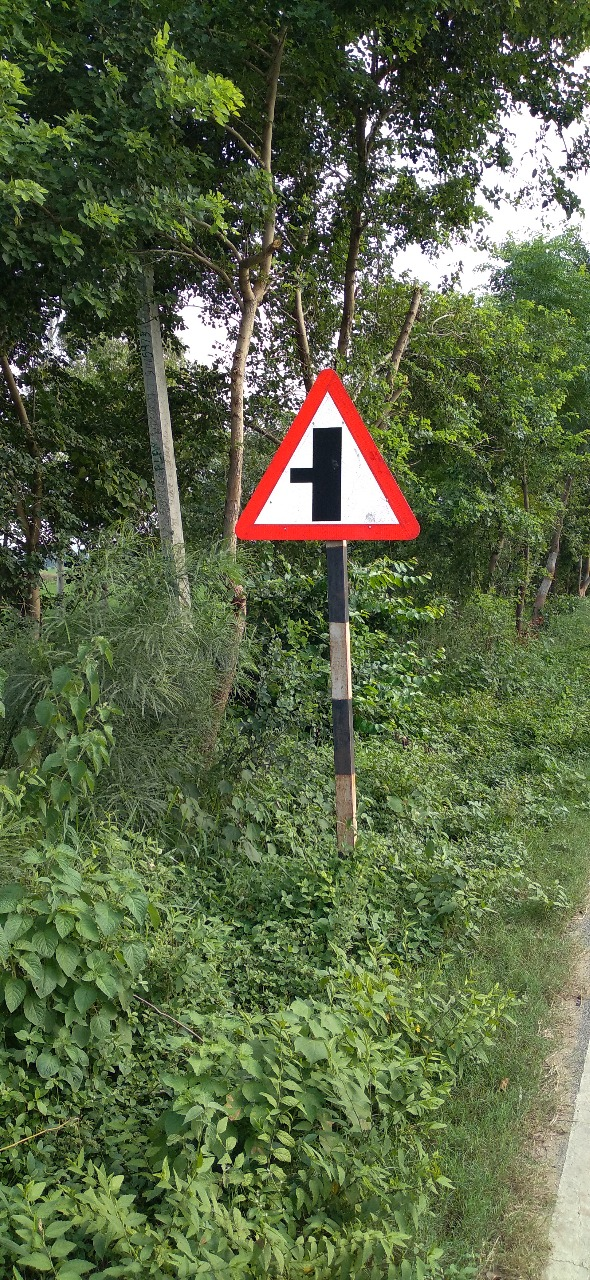
#> input picture test_images/image1.jpg, 590 x 1280 px
$ python -i traffic_webcam_app.py   (imports and definitions only)   (older library calls are emulated)
#> lines starting #> are read from the running program, lines starting #| are printed output that depends on the picture; after the words box and inside, x2 and y2 are one past the last pixel; in counts of white or black regions, pixels touching at a corner belong together
"""
🚦 Windows Traffic Sign Detection - Ready to Run!
- Optimized for Windows laptops
- Uses your trained model: best.pt
- Webcam detection with adaptive classification
- Added contour visualization
"""
import cv2
import numpy as np
from ultralytics import YOLO
from collections import Counter, deque
import time
from datetime import datetime
import os

class WindowsTrafficDetector:
    def __init__(self):
        print("🚦 Windows AI Traffic Sign Detector")
        print("=" * 50)
        print("🤖 Loading your trained model...")

        # Windows-compatible path to your model
        model_path = r"runs\detect\traffic_sign_detector\weights\best.pt"

        if not os.path.exists(model_path):
            print(f"❌ Model file not found at: {model_path}")
            print("💡 Make sure you're in the correct directory")
            print(f"💡 Current directory: {os.getcwd()}")
            input("Press Enter to exit...")
            return

        try:
            self.model = YOLO(model_path)
            print("✅ Model loaded successfully!")
            print(f"📊 Model size: {os.path.getsize(model_path) / (1024*1024):.1f} MB")
        except Exception as e:
            print(f"❌ Error loading model: {e}")
            input("Press Enter to exit...")
            return

        # Detection parameters
        self.detection_history = {}
        self.stable_labels = {}
        self.frame_count = 0
        self.fps_list = []

    def calculate_quality(self, image):
        """Simple image quality assessment"""
        try:
            if image.dtype != np.uint8:
                image = image.astype(np.uint8)
            gray = cv2.cvtColor(image, cv2.COLOR_BGR2GRAY) if len(image.shape) == 3 else image
            brightness = np.mean(gray) / 255.0
            contrast = np.std(gray) / 128.0
            laplacian = cv2.Laplacian(gray, cv2.CV_64F)
            sharpness = laplacian.var() / 1000.0
            quality = brightness * 0.4 + min(contrast, 1.0) * 0.3 + min(sharpness, 1.0) * 0.3
            return np.clip(quality, 0.0, 1.0)
        except:
            return 0.5

    def classify_shape(self, img):
        """Windows-optimized shape classification"""
        try:
            if img is None or img.size == 0:
                return "Unknown", 0.0, 0.5

            if img.dtype != np.uint8:
                img = img.astype(np.uint8)

            h, w = img.shape[:2]
            if h < 40 or w < 40:
                img = cv2.resize(img, (80, 80))
                h, w = 80, 80

            quality = self.calculate_quality(img)

            # Edge detection
            gray = cv2.cvtColor(img, cv2.COLOR_BGR2GRAY)
            if quality < 0.5:
                clahe = cv2.createCLAHE(clipLimit=2.0, tileGridSize=(8,8))
                gray = clahe.apply(gray)

            blurred = cv2.GaussianBlur(gray, (7, 7), 0)
            edges = cv2.Canny(blurred, 50, 150)
            kernel = cv2.getStructuringElement(cv2.MORPH_ELLIPSE, (3, 3))
            edges = cv2.morphologyEx(edges, cv2.MORPH_CLOSE, kernel)

            contours, _ = cv2.findContours(edges, cv2.RETR_EXTERNAL, cv2.CHAIN_APPROX_SIMPLE)
            if not contours:
                return "Unknown", 0.0, quality

            largest = max(contours, key=cv2.contourArea)
            area = cv2.contourArea(largest)

            if area < (h * w * 0.08):
                return "Unknown", 0.0, quality

            perimeter = cv2.arcLength(largest, True)
            if perimeter == 0:
                return "Unknown", 0.0, quality

            circularity = 4 * np.pi * area / (perimeter ** 2)

            # Vertex counting
            vertex_counts = []
            epsilons = [0.015, 0.02, 0.025, 0.03] if quality > 0.6 else [0.01, 0.015, 0.02, 0.025, 0.03, 0.035]
            for eps in epsilons:
                try:
                    approx = cv2.approxPolyDP(largest, eps * perimeter, True)
                    vertex_counts.append(len(approx))
                except:
                    pass

            if not vertex_counts:
                return "Unknown", 0.0, quality

            vertices = Counter(vertex_counts).most_common(1)[0][0]
            vertex_freq = Counter(vertex_counts).most_common(1)[0][1] / len(vertex_counts)

            # Color analysis with proper data types
            hsv = cv2.cvtColor(img, cv2.COLOR_BGR2HSV)
            if hsv.dtype != np.uint8:
                hsv = hsv.astype(np.uint8)

            sat_thresh = 100 if quality > 0.6 else 80

            # Red detection
            red_mask1 = cv2.inRange(hsv, np.array([0, sat_thresh, 80], dtype=np.uint8),
                                   np.array([15, 255, 255], dtype=np.uint8))
            red_mask2 = cv2.inRange(hsv, np.array([165, sat_thresh, 80], dtype=np.uint8),
                                   np.array([180, 255, 255], dtype=np.uint8))
            red_mask = cv2.bitwise_or(red_mask1, red_mask2)
            red_ratio = cv2.countNonZero(red_mask) / (h * w)

            # Yellow detection
            yellow_mask = cv2.inRange(hsv, np.array([15, sat_thresh, 80], dtype=np.uint8),
                                     np.array([35, 255, 255], dtype=np.uint8))
            yellow_ratio = cv2.countNonZero(yellow_mask) / (h * w)

            print(f"🔍 Analysis: {vertices}v (freq:{vertex_freq:.2f}), circ:{circularity:.3f}, red:{red_ratio:.3f}")

            # Adaptive classification logic
            circle_thresh = 0.88 if quality > 0.7 else 0.85 if quality > 0.4 else 0.8
            vertex_thresh = 0.4 if quality > 0.7 else 0.3 if quality > 0.4 else 0.25
            color_thresh = 0.1 if quality > 0.7 else 0.08 if quality > 0.4 else 0.05

            # Circle detection
            if circularity > circle_thresh:
                conf = 0.85 + (circularity - circle_thresh) * 0.3
                return "Circle", min(conf, 0.95), quality

            # Triangle detection
            if vertices == 3 and vertex_freq >= vertex_thresh:
                conf = 0.8 + (vertex_freq - vertex_thresh) * 0.4
                if yellow_ratio > color_thresh:
                    conf += 0.1
                return "Triangle", min(conf, 0.95), quality

            # Rectangle detection
            if (vertices == 4 and vertex_freq >= vertex_thresh and
                circularity < circle_thresh - 0.1 and red_ratio < color_thresh):

                x, y, w_box, h_box = cv2.boundingRect(largest)
                aspect = w_box / h_box if h_box != 0 else 1

                if aspect > 1.15:  # Must be rectangular
                    conf = 0.75 + (vertex_freq - vertex_thresh) * 0.3
                    if aspect > 1.3:
                        conf += 0.1
                    return "Rectangle", min(conf, 0.9), quality

            # Octagon detection
            is_multisided = vertices >= 5 and vertex_freq >= vertex_thresh * 0.8
            is_red = red_ratio > color_thresh

            if is_multisided or is_red:
                conf = 0.7
                if vertices == 8:
                    conf += 0.1
                if red_ratio > 2 * color_thresh:
                    conf += 0.15
                return "Octagon", min(conf, 0.95), quality

            # Fallbacks
            if circularity > 0.8:
                return "Circle", 0.7, quality
            elif vertices == 4:
                return "Rectangle", 0.65, quality
            elif red_ratio > 0.5 * color_thresh:
                return "Octagon", 0.65, quality
            else:
                return "Unknown", 0.0, quality

        except Exception as e:
            print(f"Classification error: {e}")
            return "Unknown", 0.0, 0.5

    # [239 lines left out: functions update_history, run_detection, main, not called in this run]

# [2 lines not run here, left out]

>>> import cv2
>>> picture = cv2.imread('../test_images/image1.jpg')
#> picture is the input picture: shape (1280, 590, 3); mean B, G, R 69, 103.3, 90.5
>>> result = WindowsTrafficDetector().classify_shape(picture)
#> in calculate_quality, `gray = cv2.cvtColor(image, cv2.COLOR_BGR2GRAY) if len(image.shape) == ..`:
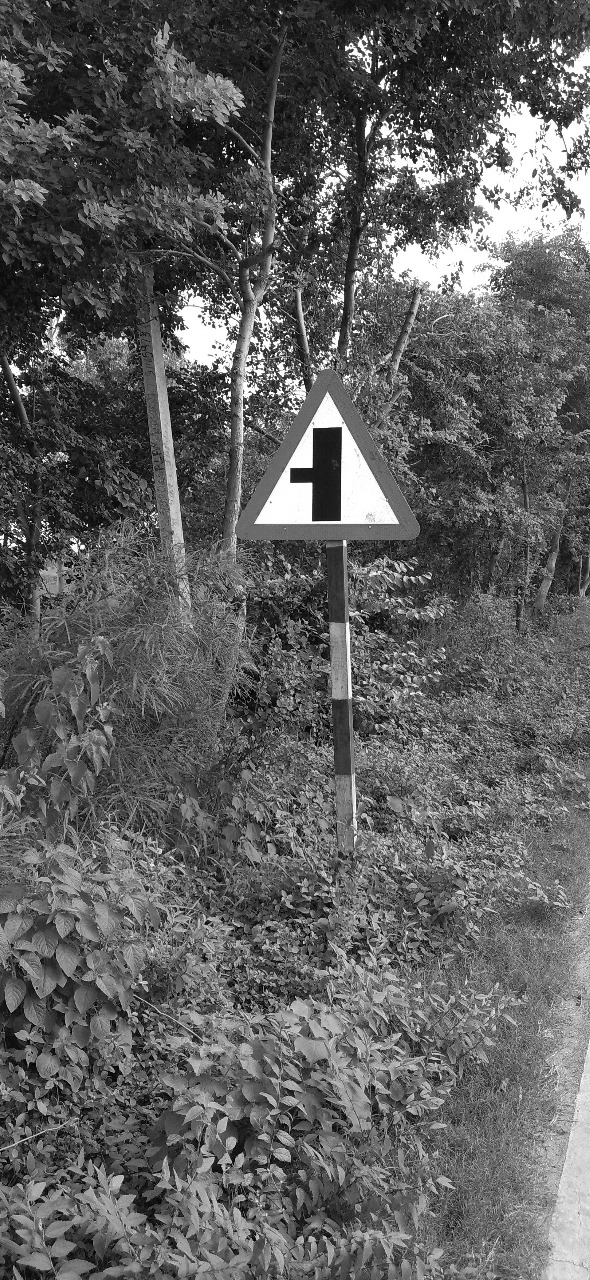
#> gray: shape (1280, 590); min 0, max 255, mean 95.6
#> in calculate_quality, `brightness = np.mean(gray) / 255.0`: brightness = 0.375
#> in calculate_quality, `contrast = np.std(gray) / 128.0`: contrast = 0.435
#> in calculate_quality, `laplacian = cv2.Laplacian(gray, cv2.CV_64F)`:
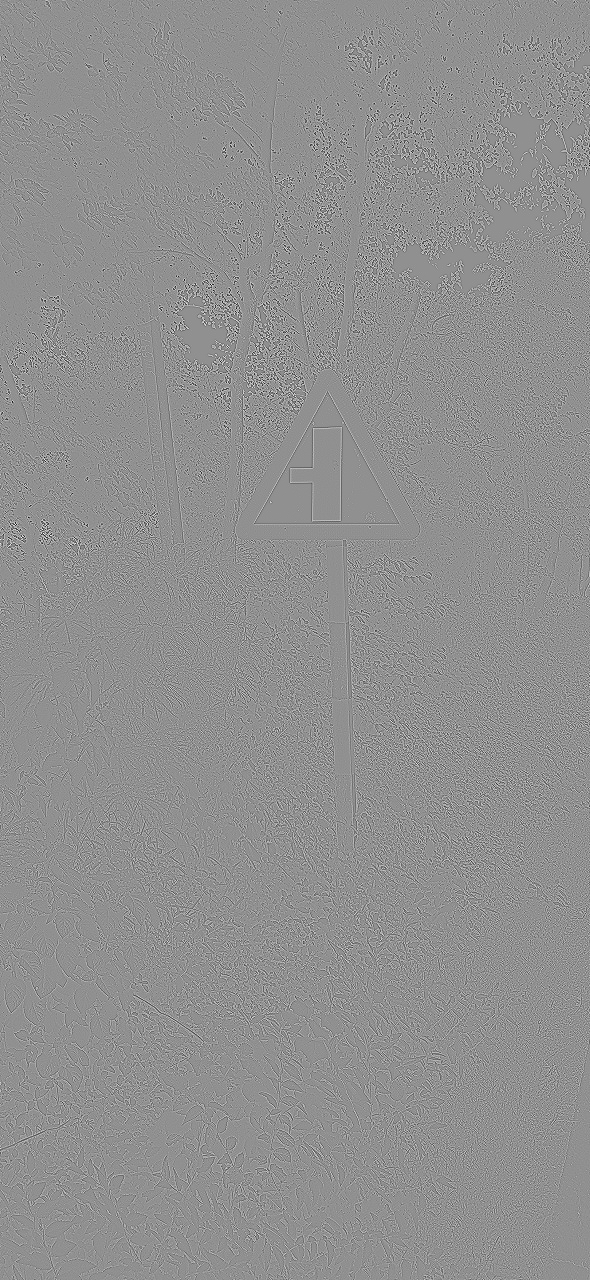
#> laplacian: shape (1280, 590) float64; min -744, max 569, mean 0; drawn with min black and max white
#> in calculate_quality, `sharpness = laplacian.var() / 1000.0`: sharpness = 11.93
#> in calculate_quality, `quality = brightness * 0.4 + min(contrast, 1.0) * 0.3 + min(sharpness,..`: quality = 0.581
#> in classify_shape, `blurred = cv2.GaussianBlur(gray, (7, 7), 0)`:
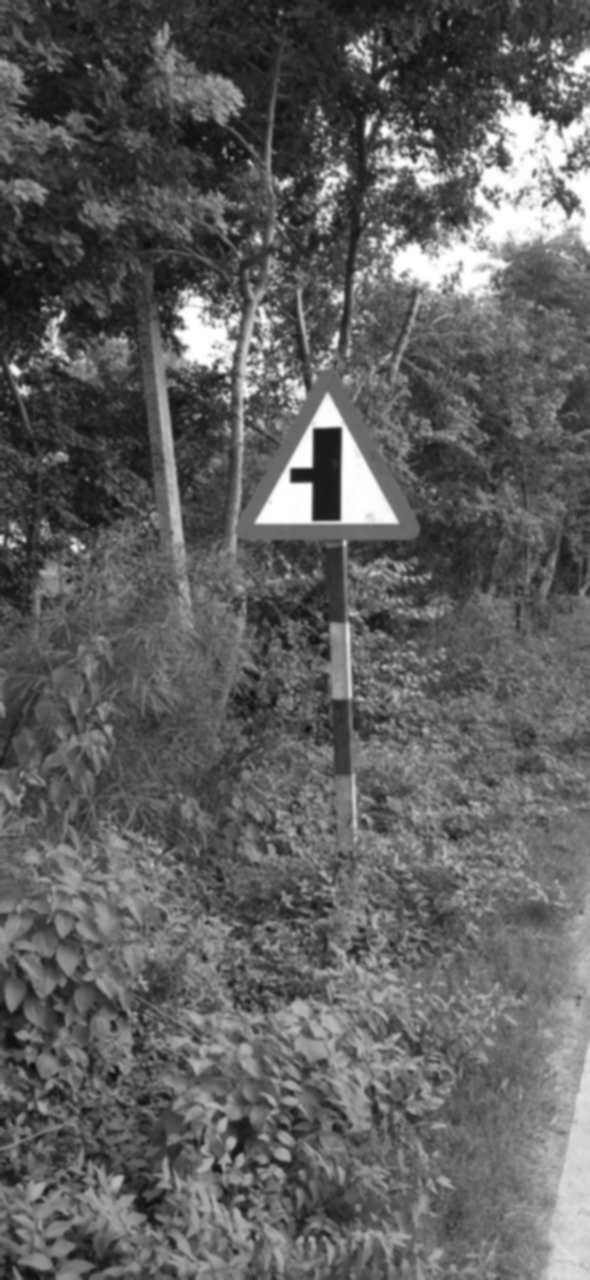
#> blurred: shape (1280, 590); min 12, max 255, mean 95.6
#> in classify_shape, `edges = cv2.Canny(blurred, 50, 150)`:
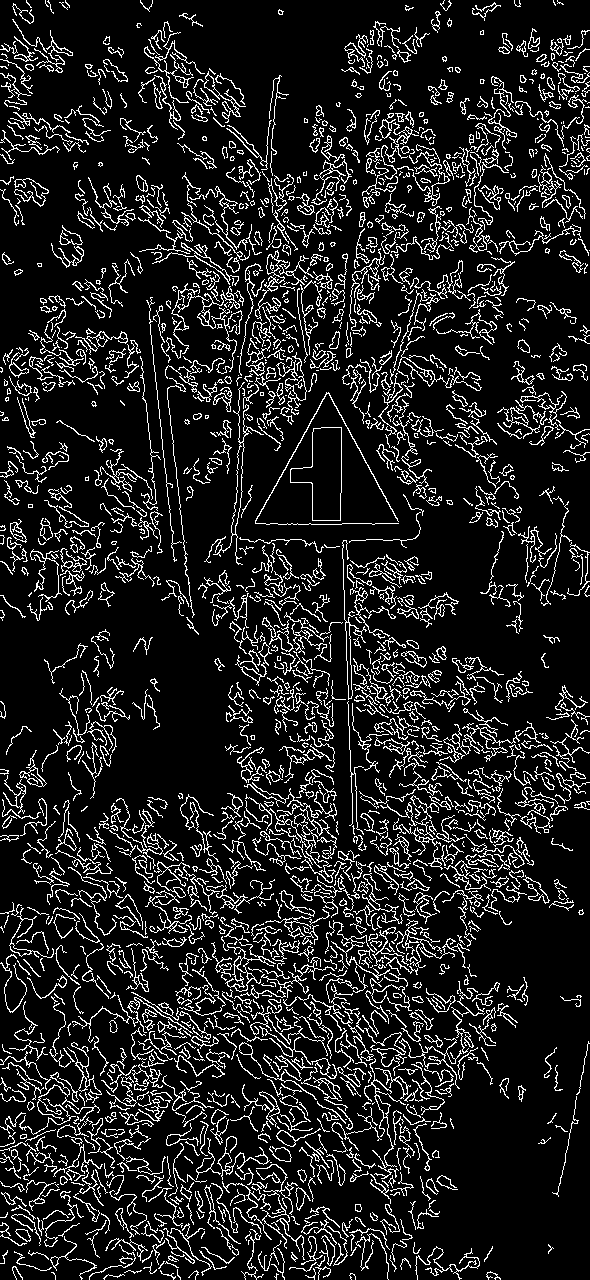
#> edges: shape (1280, 590); 12.7% white in thin lines or dots
#> in classify_shape, `edges = cv2.morphologyEx(edges, cv2.MORPH_CLOSE, kernel)`:
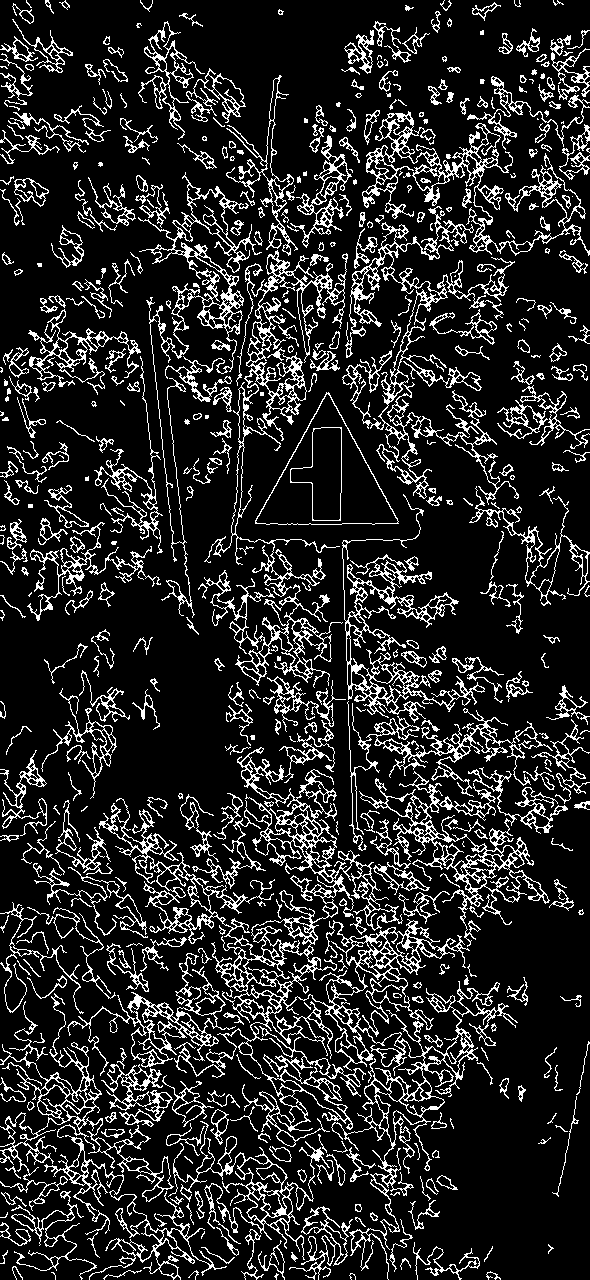
#> edges: shape (1280, 590); 15.2% white in thin lines or dots
#> in classify_shape, `contours, _ = cv2.findContours(edges, cv2.RETR_EXTERNAL, cv2.CHAIN_APP..`: contours = 502 contours, 236 with area under 20; largest, box (x1, y1, x2, y2) and area: (99, 747, 518, 1280) 34303, (255, 392, 399, 525) 9672, (342, 206, 519, 505) 7788, (359, 767, 568, 947) 7714, (138, 172, 262, 618) 6021
#> in classify_shape, `largest = max(contours, key=cv2.contourArea)`: largest = contour of 7664 points, box (x1, y1, x2, y2) (99, 747, 518, 1280), area 34303
#> in classify_shape, `area = cv2.contourArea(largest)`: area = 34303
#> result = ('Unknown', 0, 0.581)
